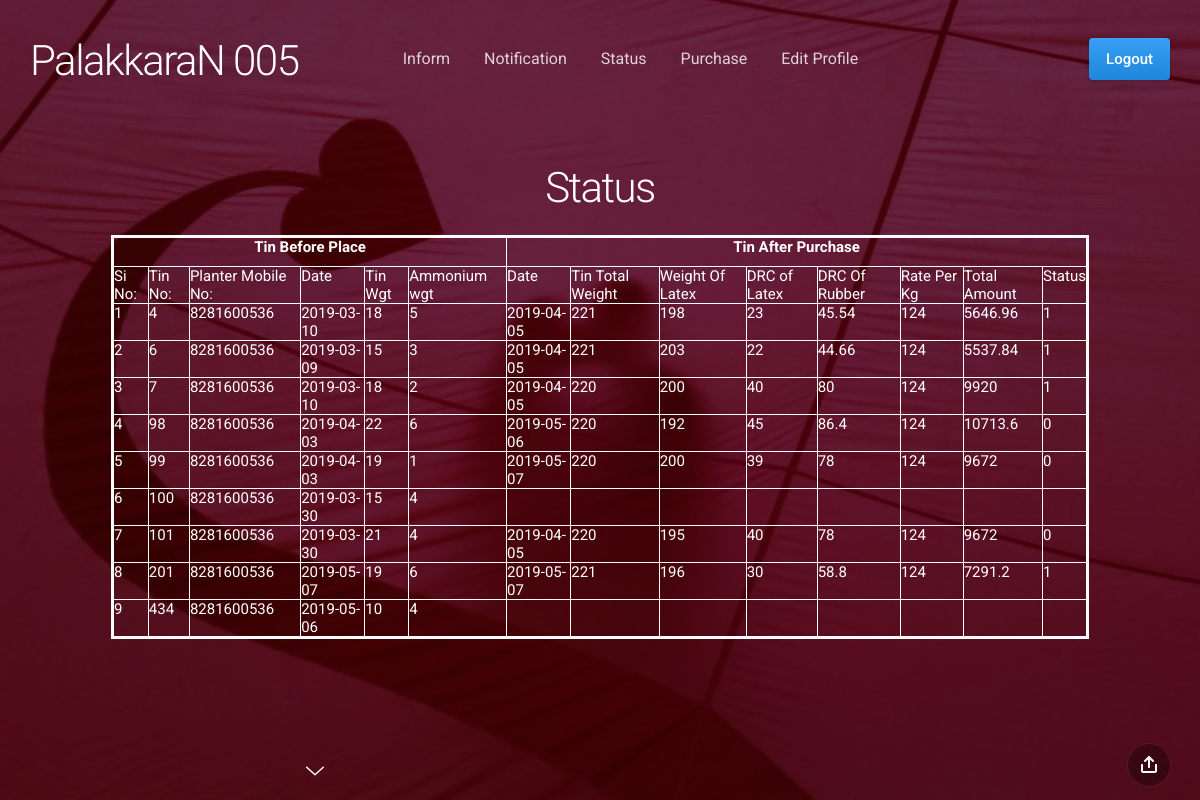
/status.php (signed in), run on the app's committed database.
### tables this page shows
CREATE TABLE IF NOT EXISTS `latex` (
  `tinno` int(5) NOT NULL,
  `date` date NOT NULL,
  `tinwht` int(5) NOT NULL,
  `amowht` int(3) NOT NULL,
  `mob` bigint(11) NOT NULL,
  `status` int(1) NOT NULL DEFAULT '0',
  PRIMARY KEY (`tinno`)
);

CREATE TABLE IF NOT EXISTS `purchase` (
  `tinno` int(5) NOT NULL,
  `dteofprch` date NOT NULL,
  `tinttlwht` float NOT NULL,
  `whtofltx` float NOT NULL,
  `drcofltx` float NOT NULL,
  `drcofrbr` float NOT NULL,
  `rtepkg` float NOT NULL,
  `totl` float NOT NULL,
  `status` int(1) NOT NULL,
  PRIMARY KEY (`tinno`)
);

### status.php (the view, shortened to what this page needs)
<!doctype html>
<html>
<head>
	<link href="css/slides.min.css" rel="stylesheet" type="text/css">
    <link href="css/mystyle.css" rel="stylesheet" type="text/css">
</head>
<body class="slides horizontal simplifiedMobile animated">
<nav class="panel top">
  <div class="sections desktop">
    <div class="left"><a href="#" title="Slides Framework"><svg style="width:82px;height:24px"><h1><a href="index.php">PalakkaraN 005</a></h1></svg></a></div>
    <div class="center">
      <ul class="menu">
<li><a href="inform.php">Inform</a></li>
<li><a href="notification.php">Notification</a></li>
<li><a href="status.php">Status</a></li>
<li><a href="products.php">Purchase</a></li>
<li><a href="profile.php">Edit Profile</a></li>
 </ul>
    </div>
    <div class="right"><a class="button blue gradient" id="lgobtn" onclick="" href="logout.php">Logout</a></div>
  </div>
</nav>
<section class="slide fade-6 kenBurns" data-name="">
  <div class="content">
    <div class="container">
      <div class="wrap">
	   <center>
<h1>
Status
</h1>
 <?php
	require("db.php");
		   $mob1=$_SESSION['pala_user'];
	 $sql="select * from latex where mob='$mob1'";
	 $res=mysqli_query($con,$sql) or die(mysqli_error($con));
echo"<table border='3' bordercolor='#FCFBFB'>";
echo"<tr><th height='30' colspan='6'>Tin Before Place</th><th colspan='8'>Tin After Purchase</th></tr>
<tr>
<td height='30'>Si No:</td>
<td>Tin No:</td><td>Planter Mobile No:</td><td>Date</td><td>Tin Wgt</td><td>Ammonium wgt</td><td>Date</td><td>Tin Total Weight</td><td>Weight Of Latex</td>
<td>DRC of Latex</td><td>DRC Of Rubber</td><td>Rate Per Kg</td><td>Total Amount</td><td>Status</td></tr>";
		    $i=1;
	while($r=mysqli_fetch_array($res))
	{
		 $a=$r['tinno'];
		   $sql1="select * from purchase where tinno='$a'";
		    $res1=mysqli_query($con,$sql1) or die(mysqli_error($con));
	 $r1=mysqli_fetch_array($res1);
		echo"<tr><td>";
		echo $i;
		echo"</td><td>";
		echo $r['tinno'];
		echo"</td><td>";
		echo $r['mob'];
		echo"</td><td>";
		echo $r['date'];
		echo"</td><td>";
		echo $r['tinwht'];
		echo"</td><td>";
		echo $r['amowht'];
		echo"</td><td>";
		echo $r1['dteofprch'];
		echo"</td><td>";
		echo $r1['tinttlwht'];
		echo"</td><td>";
		echo $r1['whtofltx'];
		echo"</td><td>";
		echo $r1['drcofltx'];
		echo"</td><td>";
		echo $r1['drcofrbr'];
		echo"</td><td>";
		echo $r1['rtepkg'];
		echo"</td><td>";
		echo $r1['totl'];
		echo"</td><td>";
		echo $r1['status'];
		echo"</td></tr>";
		$i=$i+1;
	}
	echo"</table>"
	   ?>
</center>
      </div>
    </div>
  </div>
  <div class="background" style="background-image:url(assets/img/background/img-27.jpg)"></div>
</section>
<nav class="panel bottom forceMobileView">
  <div class="sections desktop">
    <div class="center"><span class="nextSlide"><svg><use xmlns:xlink="http://www.w3.org/1999/xlink" xlink:href="#arrow-down"></use></svg></span></div>
    <div class="right"><span data-dropdown-id="2" class="button actionButton dropdownTrigger"><svg><use xmlns:xlink="http://www.w3.org/1999/xlink" xlink:href="#share"></use></svg></span></div>
  </div>
</nav>
</body>
</html>

### data on the page
latex: tinno "4", mob "8281600536", date "2019-03-10", tinwht "18", amowht "5", purchase.dteofprch "2019-04-05", purchase.tinttlwht "221", purchase.whtofltx "198", purchase.drcofltx "23", purchase.drcofrbr "45.54", purchase.rtepkg "124", purchase.totl "5646.96", purchase.status "1"
latex: tinno "6", mob "8281600536", date "2019-03-09", tinwht "15", amowht "3", purchase.dteofprch "2019-04-05", purchase.tinttlwht "221", purchase.whtofltx "203", purchase.drcofltx "22", purchase.drcofrbr "44.66", purchase.rtepkg "124", purchase.totl "5537.84", purchase.status "1"
latex: tinno "7", mob "8281600536", date "2019-03-10", tinwht "18", amowht "2", purchase.dteofprch "2019-04-05", purchase.tinttlwht "220", purchase.whtofltx "200", purchase.drcofltx "40", purchase.drcofrbr "80", purchase.rtepkg "124", purchase.totl "9920", purchase.status "1"
latex: tinno "98", mob "8281600536", date "2019-04-03", tinwht "22", amowht "6", purchase.dteofprch "2019-05-06", purchase.tinttlwht "220", purchase.whtofltx "192", purchase.drcofltx "45", purchase.drcofrbr "86.4", purchase.rtepkg "124", purchase.totl "10713.6", purchase.status "0"
latex: tinno "99", mob "8281600536", date "2019-04-03", tinwht "19", amowht "1", purchase.dteofprch "2019-05-07", purchase.tinttlwht "220", purchase.whtofltx "200", purchase.drcofltx "39", purchase.drcofrbr "78", purchase.rtepkg "124", purchase.totl "9672", purchase.status "0"
latex: tinno "100", mob "8281600536", date "2019-03-30", tinwht "15", amowht "4"
latex: tinno "101", mob "8281600536", date "2019-03-30", tinwht "21", amowht "4", purchase.dteofprch "2019-04-05", purchase.tinttlwht "220", purchase.whtofltx "195", purchase.drcofltx "40", purchase.drcofrbr "78", purchase.rtepkg "124", purchase.totl "9672", purchase.status "0"
latex: tinno "201", mob "8281600536", date "2019-05-07", tinwht "19", amowht "6", purchase.dteofprch "2019-05-07", purchase.tinttlwht "221", purchase.whtofltx "196", purchase.drcofltx "30", purchase.drcofrbr "58.8", purchase.rtepkg "124", purchase.totl "7291.2", purchase.status "1"
latex: tinno "434", mob "8281600536", date "2019-05-06", tinwht "10", amowht "4"
